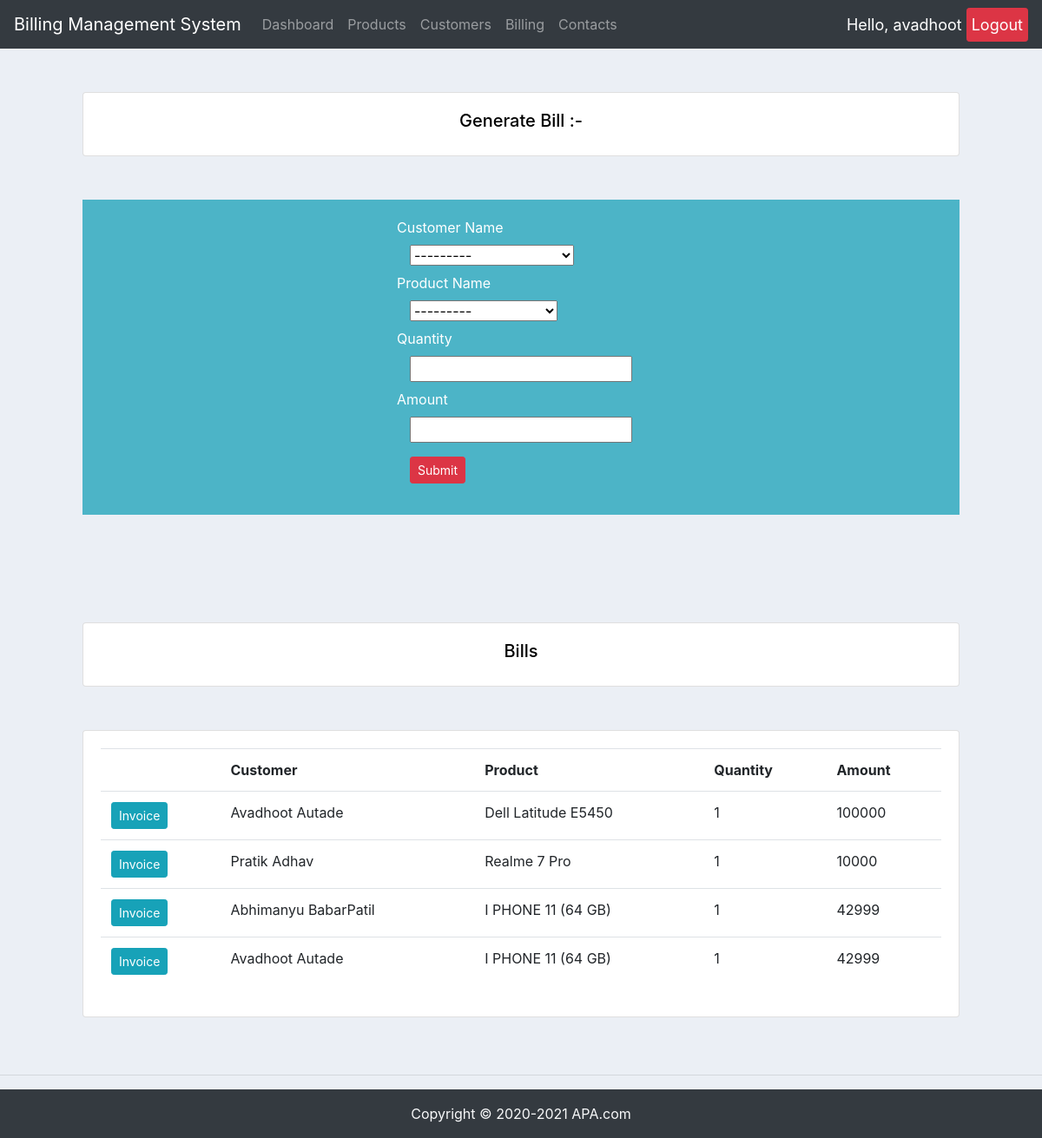
/billing/ (signed in), run on the app's committed database.
### bill/models.py (models this page shows)
class Bill(models.Model):
    product = models.ForeignKey(Product, on_delete=models.CASCADE)
    customer = models.ForeignKey(Customer, on_delete=models.CASCADE)
    Quantity = models.IntegerField(max_length=10)
    Amount = models.IntegerField(max_length=15)

class Customer(models.Model):
    first_name = models.CharField(max_length=50)
    last_name = models.CharField(
        max_length=50, blank=True, null=True)
    address = models.CharField(
        max_length=100, blank=True, null=True)
    dob = models.DateField(blank=True, null=True)
    def __str__(self):
        return self.first_name + " " + self.last_name

class Product(models.Model):
    Product_Name = models.CharField(
        max_length=50, blank=True, null=True)
    Price = models.IntegerField(max_length=15, blank=True, null=True)
    def __str__(self):
        return self.Product_Name

### bill/views.py (the view)
# urls.py: path('billing/',views.billing,name='billing'),
@login_required(login_url='loginPage')
def billing(request):
    Bills = Bill.objects.all()
    form = BillForm()
    if request.method == 'POST':
        form = BillForm(request.POST)
        if form.is_valid():
            form.save()
            form = BillForm()
    return render(request, 'bill/billing.html', {'Bills': Bills, 'form': form})

### bill/forms.py
class BillForm(ModelForm):
    class Meta:
        model=Bill
        fields='__all__'

### bill/templates/bill/billing.html (shortened to what this page needs)
{% extends 'bill/base.html' %} {% block content %}
<div class="container">
<div class="card card-body" style='background-color: #ffff;
color:black;padding:20px;margin:50px;display: flex;justify-content: center;align-items: center; '>
      <h5>Generate Bill :-</h5>
    </div>
<div class="row" style='background-color: #4cb4c7;
color:white;padding:20px;margin:50px;display: flex;justify-content: center;align-items: center; '>
			<form action="" method="POST">
                <div class="mb-2">
    <label for="first_name" class="form-label">Customer Name</label>
    <div class="container">
    {{form.customer}}
    </div>
  </div>
  <div class="mb-2">
    <label for="last_name" class="form-label">Product Name</label>
    <div class="container">
    {{form.product}}
    </div>
  </div>
  <div class="mb-2">
    <label for="address" class="form-label">Quantity</label>
    <div class="container">
    {{form.Quantity}}
</div>
  </div>
  <div class="mb-2">
    <label for="amount" class="form-label">Amount</label>
    <div class="container">
    {{form.Amount}}
    </div>
  </div>
			<div class="container my-3">
				<input type="submit" class='btn btn-danger btn-sm btn-sm' name="Submit">
                </div>
			</form>
</div>
<br />
<div class="row">
  <div class="col-md">
    <div class="card card-body" style='background-color: #ffff;
color:black;padding:20px;margin:50px;display: flex;justify-content: center;align-items: center; '>
      <h5>Bills</h5>
    </div>
    <div class="card card-body" style='background-color: #ffff;
color:black;padding:20px;margin:50px;display: flex;justify-content: center;align-items: center; '>
      <table class="table">
        <tr>
          <th></th>
          <th>Customer</th>
          <th>Product</th>
          <th>Quantity</th>
          <th>Amount</th>
        </tr>
        {% for i in Bills %}
        <tr>
          <td><a class="btn btn-sm btn-info" href="{% url 'receipt' i.id %}">Invoice</a></td>
          <td>{{i.customer}}</td>
          <td>{{i.product}}</td>
          <td>{{i.Quantity}}</td>
          <td>{{i.Amount}}</td>
        </tr>
        {%endfor%}
      </table>
    </div>
  </div>
</div>
</div>
{% endblock content %}

### bill/templates/bill/navbar.html (shortened to what this page needs)
<nav class="navbar navbar-expand-lg navbar-dark bg-dark">
  <a class="navbar-brand" href="/">Billing Management System</a>
  <div class="collapse navbar-collapse" id="navbarNav">
    <ul class="navbar-nav">
    {% if request.user.is_staff %}
      <li class="nav-item">
        <a class="nav-link" href="{% url 'home' %}">Dashboard</a>
      </li>
      <li class="nav-item">
        <a class="nav-link" href="{% url 'products' %}">Products</a>
      </li>
      <li class="nav-item">
        <a class="nav-link" href="{% url 'customers' %}">Customers</a>
      </li>
      <li class="nav-item">
        <a class="nav-link" href="{% url 'billing' %}">Billing</a>
      </li>
      <li class="nav-item">
        <a class="nav-link" href="{% url 'contacts' %}">Contacts</a>
      </li>
       {% else %}
       <li class="nav-item">
      </li>
    {% endif %}
    </ul>
  </div>
  <span class='hello-msg'>Hello, {{request.user}}</span>
  <span><a class='hello-msg btn btn-danger btn-sm' href="{% url 'logout' %}">Logout</a></span>
</nav>

### bill/static/css/main.css (style rules this page uses)
body { background-color: #ebeff5; }

### bill/templates/bill/navbar.html (style rules this page uses)
.hello-msg { color:white; padding:5px; font-size:18px; }

### data on the page
Bill: customer "Avadhoot Autade", product "Dell Latitude E5450", Quantity "1", Amount "100000"
Bill: customer "Pratik Adhav", product "Realme 7 Pro", Quantity "1", Amount "10000"
Bill: customer "Abhimanyu BabarPatil", product "I PHONE 11 (64 GB)", Quantity "1", Amount "42999"
Bill: customer "Avadhoot Autade", product "I PHONE 11 (64 GB)", Quantity "1", Amount "42999"

### other printed values
{{ request.user }} "avadhoot"
